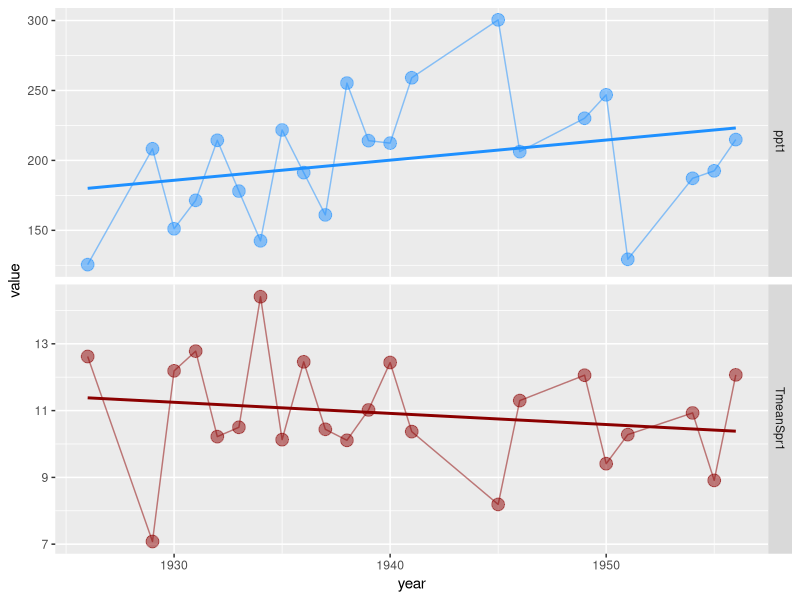

This figure's R source:
###############################################
#### Climate fluctuation and trend analysis
####
#### Andrew Tredennick: atredenn@gmail.com

## Clear the workspace
rm(list=ls(all=TRUE))

####
#### 0.1. Load libraries ----------------------------------------
####
library(reshape2); library(ggplot2); library(gridExtra)
library(plyr); library(tidyr)

####
#### 1. Look at trend and fluctuations in Idaho climate data ---------------
####
idaho_climate <- read.csv("../Data/Climate/ClimateIdaho.csv")
idaho_melt <- melt(idaho_climate, id.vars = "year")
ggplot(subset(idaho_melt, variable=="ppt1"|variable=="TmeanSpr1"), aes(x=year, y=value))+
  geom_line(aes(color=variable), alpha=0.5)+
  geom_point(aes(color=variable), size=4, alpha=0.5)+
  stat_smooth(method="lm", se=FALSE, aes(color=variable), size=1)+
  facet_grid(variable~., scales = "free_y")+
  scale_color_manual(values=c("dodgerblue", "darkred"))+
  guides(color=FALSE)




